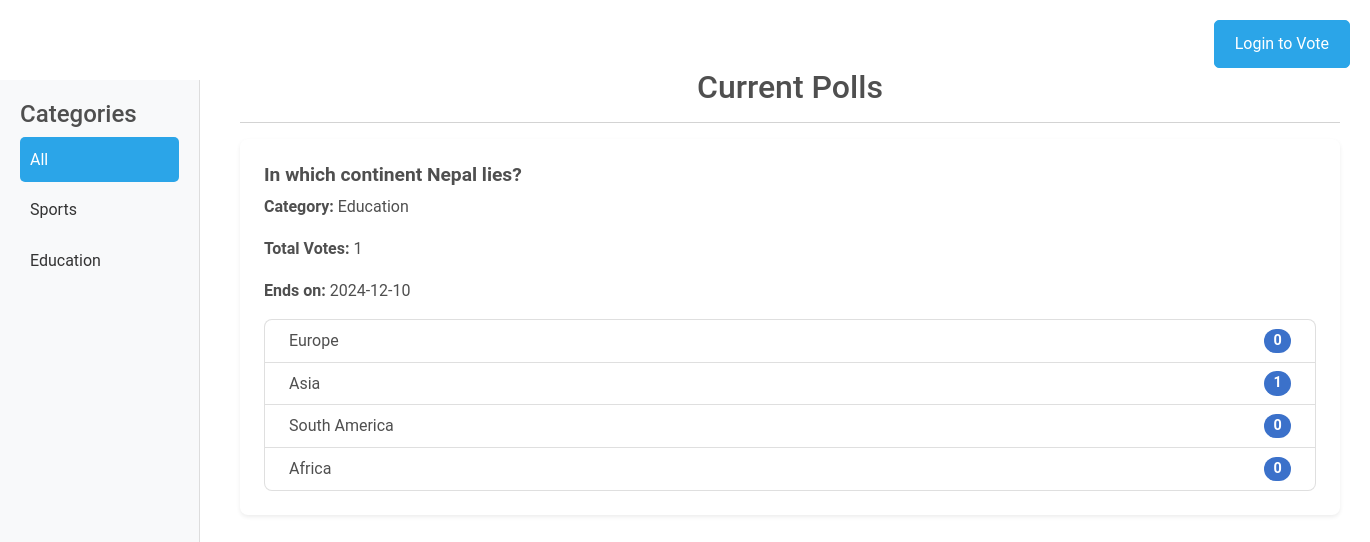
The app's page /guest.php with its own data.
### tables this page shows
CREATE TABLE `polls` (
  `id` int(11) NOT NULL,
  `question` varchar(255) NOT NULL,
  `created_at` timestamp NOT NULL DEFAULT current_timestamp(),
  `category` varchar(255) DEFAULT NULL,
  `poll_type` varchar(50) DEFAULT NULL,
  `start_date` date DEFAULT NULL,
  `end_date` date DEFAULT NULL,
  `user_id` int(11) NOT NULL,
  `unique_link` varchar(255) DEFAULT NULL,
  `created_by` int(11) NOT NULL
);

CREATE TABLE `poll_options` (
  `id` int(11) NOT NULL,
  `poll_id` int(11) NOT NULL,
  `option_text` varchar(255) NOT NULL,
  `votes` int(11) DEFAULT 0
);

### guest.php (the view, shortened to what this page needs)
<?php
include 'connection.php';
$category_query = "SELECT DISTINCT category FROM polls";
$category_result = $conn->query($category_query);
$selected_category = isset($_GET['category']) ? $_GET['category'] : '';
$query = "SELECT polls.id, polls.question, polls.start_date, polls.end_date, polls.category, polls.created_at,
                 (SELECT COUNT(votes.id) FROM votes WHERE votes.poll_id = polls.id) AS total_votes
          FROM polls
          WHERE start_date <= CURDATE() AND end_date >= CURDATE()";
$result = $conn->query($query);
?>
<!DOCTYPE html>
<html lang="en">
<head>
    <link href="https://cdnjs.cloudflare.com/ajax/libs/mdb-ui-kit/6.3.0/mdb.min.css" rel="stylesheet">
    <link rel="stylesheet" href="https://cdnjs.cloudflare.com/ajax/libs/font-awesome/6.5.1/css/all.min.css">
</head>
<body>
    <a href="login.php" class="login-button">Login to Vote</a>
    <div class="sidebar">
        <h4>Categories</h4>
        <a href="guest.php" class="<?= !$selected_category ? 'active' : '' ?>">All</a>
        <?php while ($category = $category_result->fetch_assoc()): ?>
            <a href="guest.php?category=<?= urlencode($category['category']) ?>"
               class="<?= $selected_category === $category['category'] ? 'active' : '' ?>">
               <?= htmlspecialchars($category['category']) ?>
            </a>
        <?php endwhile; ?>
    </div>
    <div class="main-content container mt-5">
        <h2 class="text-center">Current Polls</h2>
        <hr>
        <?php if ($result->num_rows > 0): ?>
            <?php while ($poll = $result->fetch_assoc()): ?>
                <div class="card mb-3 shadow-sm">
                    <div class="card-body">
                        <h5 class="card-title"><?php echo htmlspecialchars($poll['question']); ?></h5>
                        <p class="card-text"><strong>Category:</strong> <?php echo htmlspecialchars($poll['category']); ?></p>
                        <p class="card-text"><strong>Total Votes:</strong> <?php echo $poll['total_votes']; ?></p>
                        <p class="card-text"><strong>Ends on:</strong> <?php echo htmlspecialchars($poll['end_date']); ?></p>
                        <?php
                        $poll_id = $poll['id'];
                        $options_query = "SELECT option_text, votes FROM poll_options WHERE poll_id = $poll_id";
                        $options_result = $conn->query($options_query);
                        ?>
                        <ul class="list-group">
                            <?php while ($option = $options_result->fetch_assoc()): ?>
                                <li class="list-group-item d-flex justify-content-between align-items-center">
                                    <?php echo htmlspecialchars($option['option_text']); ?>
                                    <span class="badge bg-primary rounded-pill"><?php echo $option['votes']; ?></span>
                                </li>
                            <?php endwhile; ?>
                        </ul>
                    </div>
                </div>
            <?php endwhile; ?>
        <?php else: ?>
            <p class="text-center">No current polls available.</p>
        <?php endif; ?>
    </div>
</body>
</html>

### guest.php (style rules this page uses)
.login-button { position: absolute; top: 20px; right: 20px; background-color: #2ba5e8; color: #fff; padding: 10px 20px; border-radius: 5px; text-decoration: none; border: 1px solid #2ba5e8; transition: background-color 0.3s ease, color 0.3s ease, border 0.3s ease; }
.sidebar { position: fixed; top: 80px; left: 0; width: 200px; height: calc(100vh - 80px); background-color: #f8f9fa; padding: 20px; border-right: 1px solid #ddd; }
.sidebar a { display: block; color: #333; padding: 10px; text-decoration: none; margin-bottom: 5px; border-radius: 5px; transition: background-color 0.3s; }
.sidebar a:hover, .sidebar a.active { background-color: #2ba5e8; color: #fff; }
.main-content { margin-left: 220px; padding: 20px; }
.card-title { font-size: 1.2rem; font-weight: bold; }
.badge { font-size: 0.9rem; }

### records on screen
polls: question "In which continent Nepal lies?", category "Education", total_votes "1", end_date "2024-12-10"
poll_options: option_text "Europe", votes "0"
poll_options: option_text "Asia", votes "1"
poll_options: option_text "South America", votes "0"
poll_options: option_text "Africa", votes "0"

### other values on screen
$category['category'] "Sports"
$category['category'] "Education"
